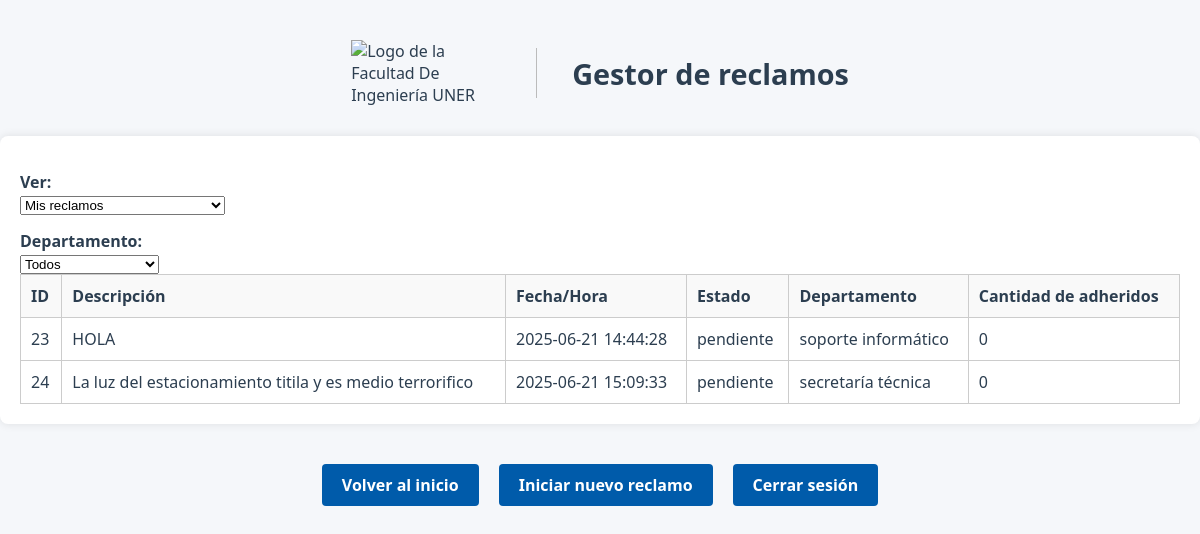
The page /listarReclamos (signed in) on the database as committed earlier.
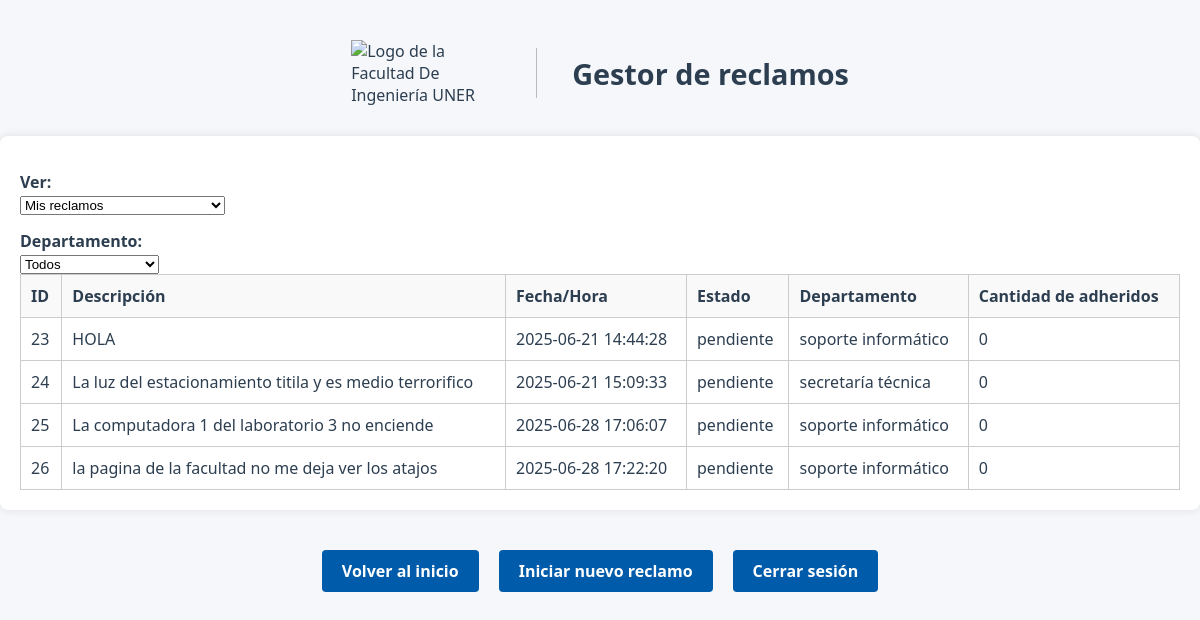
The same page on the database as committed later.
### modules/modelosDTO.py (models this page shows, shortened)
class ModeloReclamo(Base):
    __tablename__ = 'Reclamos'
    id = Column(Integer(), primary_key=True, autoincrement=True)
    idUsuario = Column(Integer, ForeignKey('Usuarios.id'), nullable=False)
    fechaYHora = Column(String(50), nullable=False)  # Formato de fecha y hora
    estado = Column(String(20), nullable=False, default='pendiente')
    tiempoResolucion = Column(Integer, nullable=True, default=None)
    departamento = Column(String(20), nullable=False)
    numeroAdheridos = Column(Integer, nullable=False, default=0)
    descripcion = Column(Text, nullable=False)
    imagen = Column(String(255), nullable=True)
    usuariosAdheridos = relationship(
        "ModeloUsuario",
        secondary=asociacion_usuarios_adheridos,
        backref="reclamosAdheridos"
    ) #como definimos backref no hace falta poner la relacion inversa

### server.py (the view)
@app.route("/listarReclamos", methods=["GET", "POST"])
@login_required
def listarReclamos():
    username = current_user.nombre
    idUsuario = current_user.id
    filtroUsuario = request.form.get("filtroUsuario", "mios")
    filtroDepartamento = request.form.get("filtroDepartamento", "todos")
    if filtroUsuario == "todos":
        reclamosFiltrados = repoReclamo.obtenerRegistrosFiltro("estado", "pendiente")
    elif filtroUsuario == "mios":
        reclamosMios = repoReclamo.obtenerRegistrosFiltro("idUsuario", idUsuario)
        todosReclamos = repoReclamo.obtenerRegistrosTotales()
        reclamosAdheridos = [r for r in todosReclamos if idUsuario in r.usuariosAdheridos]
        reclamosFiltrados = list({r.id: r for r in reclamosMios + reclamosAdheridos}.values())
    if filtroDepartamento != "todos":
        reclamosFiltrados = [
            r for r in reclamosFiltrados if r.departamento == filtroDepartamento
        ]
    return render_template(
        "listarReclamos.html",
        reclamos=reclamosFiltrados,
        username=username,
        idUsuario=idUsuario,
        filtro_usuario=filtroUsuario
    )

### modules/gestorLogin.py (called while the page is built)
    def __cargarUsuarioActual(self, idUsuario):
        usuario = self.__gestorUsuarios.cargarUsuario(idUsuario)
        if usuario:
            return FlaskLoginUser(usuario)
        return None

### modules/gestorUsuarios.py (called while the page is built)
    def cargarUsuario(self, idUsuario):
        registro = self.__repo.obtenerRegistroFiltro("id", idUsuario) #devuelve un objeto Usuario o None
        return registro.to_dict() if registro else None

### modules/reclamo.py (called while the page is built)
    @property
    def id(self):
        return self.__id

    @property
    def fechaYHora(self):
        return self.__fechaYHora

    @property
    def estado(self):
        return self.__estado

    @property
    def departamento(self):
        return self.__departamento

    @property
    def numeroAdheridos(self):
        return self.__numeroAdheridos

    @property
    def descripcion(self):
        return self.__descripcion

    @property
    def usuariosAdheridos(self):
        return self.__usuariosAdheridos

### modules/repositorioConcretoBD.py (called while the page is built)
    def obtenerRegistroFiltro(self, filtro, valor):
        modeloUsuario = self.__session.query(ModeloUsuario).filter_by(**{filtro:valor}).first()
        return self.__map_modelo_a_usuario(modeloUsuario) if modeloUsuario else None

    def __map_modelo_a_usuario(self, modeloUsuario: ModeloUsuario):
        return Usuario(
            id=modeloUsuario.id,  # Asumiendo que el modelo tiene un campo id
            nombre=modeloUsuario.nombre,
            apellido=modeloUsuario.apellido,
            email=modeloUsuario.email,
            nombreUsuario=modeloUsuario.nombreUsuario,
            rol=modeloUsuario.rol,
            password=modeloUsuario.password
        )

    def obtenerRegistrosFiltro(self, filtro, valor):
        if isinstance(valor, list) and len(valor) > 0:
            valor = valor[0]
        modeloReclamo = self.__session.query(ModeloReclamo).filter_by(**{filtro: valor}).all()
        if modeloReclamo:
            return [self.__map_modelo_a_reclamo(reclamo) for reclamo in modeloReclamo]
        return []

    def obtenerRegistrosTotales(self):
        modeloReclamo = self.__session.query(ModeloReclamo).all()
        return [self.__map_modelo_a_reclamo(reclamo) for reclamo in modeloReclamo]

### modules/usuario.py (called while the page is built)
    @property
    def id(self):
        return self.__id

    @property
    def nombre(self):
        return self.__nombre

    @property
    def apellido(self):
        return self.__apellido

    @property
    def email(self):
        return self.__email

    @property
    def nombreUsuario(self):
        return self.__nombreUsuario

### templates/listarReclamos.html (shortened to what this page needs)
<!DOCTYPE html>
<html lang="es">
<head>
    <link rel="stylesheet" href="{{ url_for('static', filename='style.css') }}">
</head>
<body>
    <div class="header">
        <img src="{{ url_for('static', filename='logoFiuner.png') }}" alt="Logo de la Facultad De Ingeniería UNER" class="logo" width="150" height="50">
        <h1>Gestor de reclamos</h1>
    </div>
<div class="tabla-reclamos">
    <form method="post" action="{{ url_for('listarReclamos') }}">
        <div class="filtros-superiores">
            <label for="filtroUsuario">Ver:</label>
            <select name="filtroUsuario" onchange="this.form.submit()">
                <option value="mios" {% if request.form.get('filtroUsuario') == 'mios' %}selected{% endif %}>Mis reclamos</option>
            </select>
            <label for="filtroDepartamento">Departamento:</label>
            <select name="filtroDepartamento" onchange="this.form.submit()">
                <option value="todos" {% if request.form.get('filtroDepartamento') == 'todos' %}selected{% endif %}>Todos</option>
            </select>
        </div>
    </form>
    <table>
        <thead>
            <tr>
                <th>ID</th>
                <th>Descripción</th>
                <th>Fecha/Hora</th>
                <th>Estado</th>
                <th>Departamento</th>
                <th>Cantidad de adheridos</th>
            </tr>
        </thead>
        <tbody>
            {% if reclamos %}
                {% for reclamo in reclamos %}
                    <tr>
                        <td>{{ reclamo.id }}</td>
                        <td>{{ reclamo.descripcion }}</td>
                        <td>{{ reclamo.fechaYHora }}</td>
                        <td>{{ reclamo.estado }}</td>
                        <td>{{ reclamo.departamento }}</td>
                        <td>{{ reclamo.numeroAdheridos }}</td>
                    </tr>
                {% endfor %}
            {% else %}
                <tr>
                    <td colspan="7" style="text-align: center;">No hay reclamos para mostrar.</td>
                </tr>
            {% endif %}
        </tbody>
    </table>
</div>
    <div class="botones">
        <a href="{{ url_for('bienvenido') }}" class="btn-registro">Volver al inicio</a>
        <a href="{{ url_for('crearReclamos') }}" class="btn-registro">Iniciar nuevo reclamo</a>
        <a href="{{ url_for('logout') }}" class="btn-registro">Cerrar sesión</a>
    </div>
</body>
</html>

### static/style.css (style rules this page uses)
.header { display: flex; align-items: center; justify-content: center; gap: 20px; margin-top: 40px; padding: 0 20px; text-align: left; flex-wrap: wrap; }
body { font-family: 'Segoe UI', 'Roboto', 'Helvetica Neue', sans-serif; background-color: #f5f7fa; color: #2c3e50; margin: 0; padding: 0; min-height: 100vh; }
.logo { width: 150px; height: auto; }
h1 { font-size: 1.8em; color: #2c3e50; margin: 0; }
.btn-registro, .links { display: inline-block; padding: 10px 20px; background-color: #005baa; color: #fff !important; border: none; border-radius: 4px; text-decoration: none; font-weight: bold; margin-top: 10px; transition: background 0.2s; cursor: pointer; }
form { background-color: transparent; padding: 0; margin-top: 0; border-radius: 0; box-shadow: none; width: 100%; max-width: none; }
label { display: block; margin-top: 15px; font-weight: 600; }
.botones { display: flex; gap: 20px; flex-wrap: wrap; justify-content: center; margin-top: 20px; }
.tabla-reclamos { background-color: white; width: 100%; padding: 20px; box-sizing: border-box; border-radius: 8px; box-shadow: 0 0 10px rgba(0,0,0,0.1); margin-top: 30px; }
.tabla-reclamos table { width: 100%; border-collapse: collapse; }
.tabla-reclamos th, .tabla-reclamos td { padding: 10px; border: 1px solid #ccc; text-align: left; }
.tabla-reclamos thead { background-color: #f9f9f9; }
.botones { margin-top: 30px; text-align: center; }
.header { display: flex; align-items: center; gap: 15px; margin-bottom: 20px; }

Rows that differ between the two databases and show on the page:
added ModeloReclamo: id "25", descripcion "La computadora 1 del laboratorio 3 no enciende", fechaYHora "2025-06-28 17:06:07", estado "pendiente", departamento "soporte informático", numeroAdheridos "0"
added ModeloReclamo: id "26", descripcion "la pagina de la facultad no me deja ver los atajos", fechaYHora "2025-06-28 17:22:20", estado "pendiente", departamento "soporte informático", numeroAdheridos "0"
